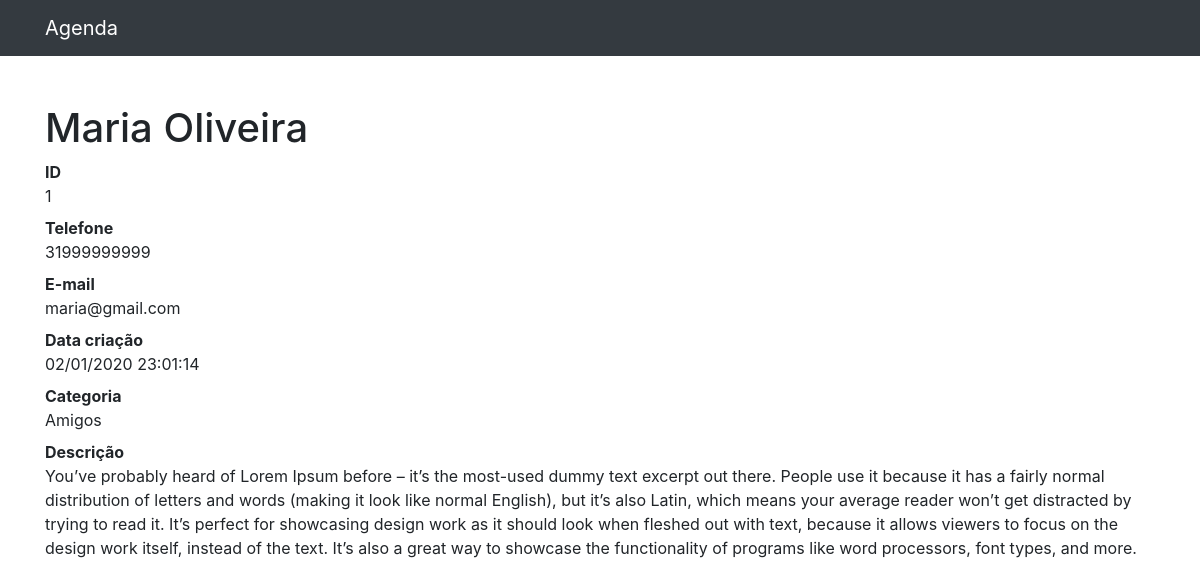
The page /1 on the database its author committed.
### contatos/models.py (models this page shows, shortened)
class Contato(models.Model):
    nome = models.CharField(max_length=255)
    sobrenome = models.CharField(max_length=255, blank=True)
    telefone = models.CharField(max_length=255)
    email = models.CharField(max_length=255, blank=True)
    data_criacao = models.DateTimeField(default=timezone.now)
    descricao = models.TextField(blank=True)
    categoria = models.ForeignKey(Categoria, on_delete=models.DO_NOTHING)

class Categoria(models.Model):
    nome = models.CharField(max_length=255)
    def __str__(self):
        return self.nome

### contatos/views.py (the view)
# urls.py: path('<int:contato_id>', views.ver_contato, name='ver_contato'),
def ver_contato(request, contato_id):
    contato = get_object_or_404(Contato, id=contato_id)
    return render(request, 'contatos/ver_contato.html', {
        'contato': contato
    })

### contatos/templates/contatos/ver_contato.html
{% extends 'base.html' %}
{% block 'conteudo' %}
  <h1 class="mt-5">{{ contato.nome }} {{ contato.sobrenome }}</h1>
  <dl>
    <dt>ID</dt>
    <dd>{{ contato.id }}</dd>
    <dt>Telefone</dt>
    <dd>{{ contato.telefone }}</dd>
    <dt>E-mail</dt>
    <dd>{{ contato.email }}</dd>
    <dt>Data criação</dt>
    <dd>{{ contato.data_criacao | date:'d/m/Y H:m:s' }}</dd>
    <dt>Categoria</dt>
    <dd>{{ contato.categoria }}</dd>
    <dt>Descrição</dt>
    <dd>
      {{ contato.descricao }}
    </dd>
  </dl>
{% endblock %}

### rows shown on the page
Contato: nome "Maria", sobrenome "Oliveira", id "1", telefone "31999999999", email "maria@gmail.com", data_criacao "02/01/2020 23:01:14", categoria "Amigos", descricao "You’ve probably heard of Lorem Ipsum before – it’s the most-used dummy text excerpt out there. People use it because it has a fairly normal distribution of letters and words (making it look like normal English), but it’s also Latin, which means your average reader won’t get distracted by trying to read it. It’s perfect for showcasing design work as it should look when fleshed out with text, because it allows viewers to focus on the design work itself, instead of the text. It’s also a great way to showcase the functionality of programs like word processors, font types, and more."
